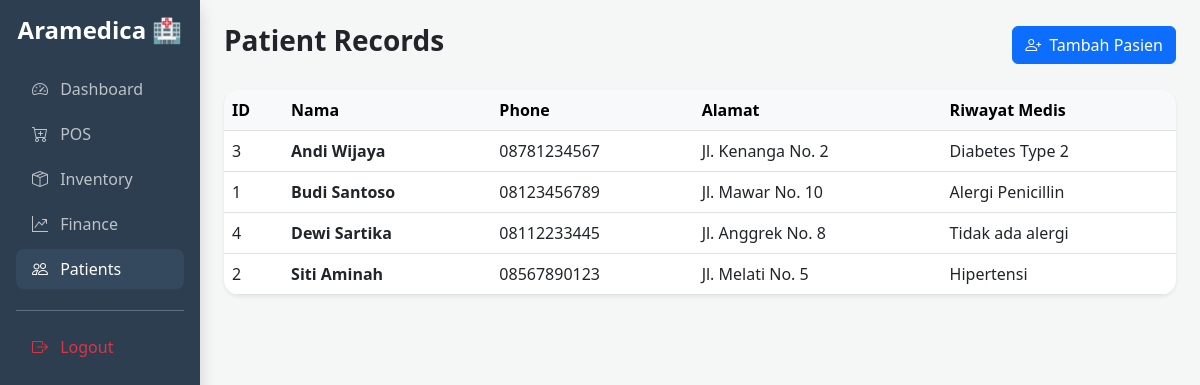
Screenshot of /patients (signed in) with the database file from the repository.
### tables this page shows
CREATE TABLE patients (
            id INTEGER PRIMARY KEY AUTOINCREMENT,
            name TEXT NOT NULL,
            phone TEXT,
            address TEXT,
            medical_history TEXT
        );

### app.py (the view)
@app.route('/patients')
def patients():
    if not session.get('logged_in'): return redirect(url_for('login'))
    with get_db() as conn:
        patients = conn.execute("SELECT * FROM patients ORDER BY name").fetchall()
    return render_template('admin/patients.html', patients=patients)

### app.py (called while the page is built)
def get_db():
    conn = sqlite3.connect(DB_PATH)
    conn.row_factory = sqlite3.Row
    return conn

### templates/admin/patients.html (shortened to what this page needs)
<!DOCTYPE html>
<html lang="id">
<head>
    <link href="https://cdn.jsdelivr.net/npm/bootstrap@5.3.0/dist/css/bootstrap.min.css" rel="stylesheet">
    <link rel="stylesheet" href="https://cdn.jsdelivr.net/npm/bootstrap-icons@1.11.1/font/bootstrap-icons.css">
</head>
<body>
    <div class="container-fluid">
        <div class="row">
            <div class="col-md-2 sidebar p-3 shadow">
                <div class="text-center mb-4">
                    <h4 class="fw-bold">Aramedica 🏥</h4>
                </div>
                <nav class="nav flex-column">
                    <a class="nav-link" href="/dashboard"><i class="bi bi-speedometer2 me-2"></i> Dashboard</a>
                    <a class="nav-link" href="/pos"><i class="bi bi-cart-plus me-2"></i> POS</a>
                    <a class="nav-link" href="/inventory"><i class="bi bi-box-seam me-2"></i> Inventory</a>
                    <a class="nav-link" href="/finance"><i class="bi bi-graph-up-arrow me-2"></i> Finance</a>
                    <a class="nav-link active" href="/patients"><i class="bi bi-people me-2"></i> Patients</a>
                    <hr>
                    <a class="nav-link text-danger" href="/logout"><i class="bi bi-box-arrow-right me-2"></i> Logout</a>
                </nav>
            </div>
            <div class="col-md-10 p-4">
                <div class="d-flex justify-content-between align-items-center mb-4">
                    <h3 class="fw-bold">Patient Records</h3>
                    <button class="btn btn-primary" data-bs-toggle="modal" data-bs-target="#patientModal"><i class="bi bi-person-plus me-2"></i>Tambah Pasien</button>
                </div>
                <div class="card shadow-sm border-0 rounded-4 overflow-hidden">
                    <div class="table-responsive">
                        <table class="table table-hover mb-0">
                            <thead class="table-light">
                                <tr>
                                    <th>ID</th>
                                    <th>Nama</th>
                                    <th>Phone</th>
                                    <th>Alamat</th>
                                    <th>Riwayat Medis</th>
                                </tr>
                            </thead>
                            <tbody>
                                {% for p in patients %}
                                <tr>
                                    <td>{{ p.id }}</td>
                                    <td class="fw-bold">{{ p.name }}</td>
                                    <td>{{ p.phone }}</td>
                                    <td>{{ p.address }}</td>
                                    <td>{{ p.medical_history }}</td>
                                </tr>
                                {% endfor %}
                            </tbody>
                        </table>
                    </div>
                </div>
            </div>
        </div>
    </div>
</body>
</html>

### templates/admin/patients.html (style rules this page uses)
body { background-color: #f4f7f6; }
.sidebar { min-height: 100vh; background: #2c3e50; color: white; }
.sidebar .nav-link { color: #bdc3c7; transition: 0.3s; border-radius: 8px; margin-bottom: 5px; }
.sidebar .nav-link:hover, .sidebar .nav-link.active { background: #34495e; color: white; }

### rows the page displays
patients: id "3", name "Andi Wijaya", phone "08781234567", address "Jl. Kenanga No. 2", medical_history "Diabetes Type 2"
patients: id "1", name "Budi Santoso", phone "08123456789", address "Jl. Mawar No. 10", medical_history "Alergi Penicillin"
patients: id "4", name "Dewi Sartika", phone "08112233445", address "Jl. Anggrek No. 8", medical_history "Tidak ada alergi"
patients: id "2", name "Siti Aminah", phone "08567890123", address "Jl. Melati No. 5", medical_history "Hipertensi"
